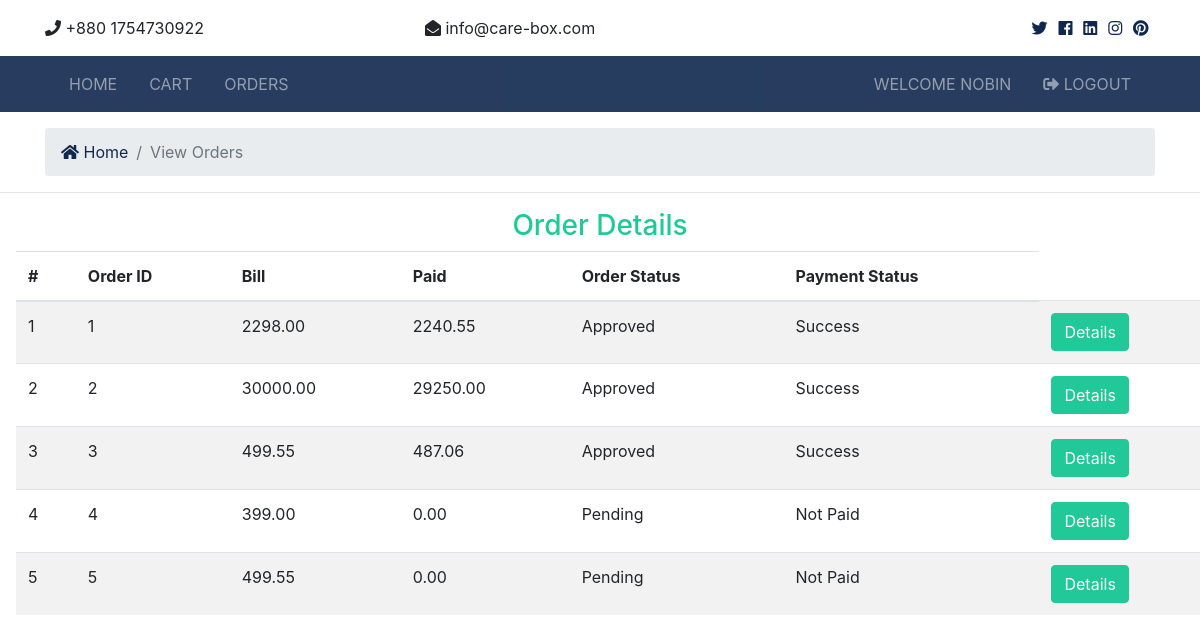
Screenshot of /order/ (signed in) with the database file from the repository.
### order/models.py (models this page shows, shortened)
class Order(models.Model):
    order_status_choices = [
        ('Pending', 'Pending'),
        ('Approved', 'Approved'),
        ('Processing', 'Processing'),
        ('Delivered', 'Delivered'),
    ]
    payment_status_choices = [
        ('Not Paid', 'Not Paid'),
        ('Success', 'Success'),
        ('Canceled', 'Canceled'),
        ('Failed', 'Failed'),
    ]
    user = models.ForeignKey(get_user_model(), models.CASCADE, null=True, blank=True)
    product = models.ManyToManyField(Product, through='Item', blank=True)
    payment_status = models.CharField(max_length=20, choices=payment_status_choices, default='Not Paid', null=True, blank=True)
    transaction_id = models.CharField(unique=True ,max_length=250, blank=True, null=True)
    paid_amount = models.DecimalField(decimal_places=2, max_digits=15, default=0, blank=True, null=True)
    bill_amount = models.DecimalField(decimal_places=2, max_digits=15, default=0, blank=True, null=True)
    order_status = models.CharField(max_length=20, choices=order_status_choices, default='Pending', null=True, blank=True)

### order/views.py (the view, shortened to what this page needs)
# urls.py: path('', views.OrdersView.as_view(), name='orders'),
class OrdersView(LoginRequiredMixin, View):
    def get(self, request):
        user = request.user
        if user.has_perm('order.view_order'):
            orders = Order.objects.filter(user=user)
            data = {
                'orders':orders,
            }
            return render(request, 'order/order.html', data)
        return render(request, 'order/order.html')

### order/templatetags/app_tags.py (called while the page is built)
@register.filter(name='has_group')
def has_group(user, group_name):
    group = Group.objects.get(name=group_name)
    return True if group in user.groups.all() else False

### templates/order/order.html (shortened to what this page needs)
{% extends 'base.html' %}
{% block content %}
<div id="cart-container">
  <section id="bc" class="mt-3">
    <div class="container">
      <nav aria-label="breadcrumb">
        <ol class="breadcrumb">
          <li class="breadcrumb-item">
            <a href="{% url 'index' %}">
              <i class="fas fa-home"></i> Home</a>
          </li>
          <li class="breadcrumb-item active">View Orders</li>
        </ol>
      </nav>
    </div>
  </section>
  <hr>
  <h3 class="text-success" style="text-align: center;">Order Details</h3>
  <table class="table table-striped ml-3 mb-3" style="overflow-x: hidden;">
    <thead style="overflow-x: hidden;">
      <tr style="overflow-x: hidden;">
        <th style="overflow-x: hidden;" scope="col">#</th>
        <th style="overflow-x: hidden;" scope="col">Order ID</th>
        <th style="overflow-x: hidden;" scope="col">Bill</th>
        <th style="overflow-x: hidden;" scope="col">Paid</th>
        <th style="overflow-x: hidden;" scope="col">Order Status</th>
        <th style="overflow-x: hidden;" scope="col">Payment Status</th>
      </tr>
    </thead>
    <tbody style="overflow-x: hidden;">
      {% for order in orders %}
      <tr style="overflow-x: hidden;">
        <form style="overflow-x: hidden;" action="{% url 'order' order.id %}" method="POST">
          <td style="overflow-x: hidden;">{{ forloop.counter }}</td>
          <td style="overflow-x: hidden;">{{ order.id }}</td>
          <td style="overflow-x: hidden;">{{ order.bill_amount }}</td>
          <td style="overflow-x: hidden;">{{ order.paid_amount }}</td>
          <td style="overflow-x: hidden;">{{ order.order_status }}</td>
          <td style="overflow-x: hidden;">{{ order.payment_status }}</td>
          <td style="overflow-x: hidden;">
            <button type="submit" class="btn btn-success">Details</button>
          </td>
        </form>
      </tr>
      {% endfor %}
  </table>
</div>
{% endblock content %}

### templates/partials/_navbar.html (shortened to what this page needs)
{% load static %}
{% load app_tags %}
<nav class="navbar navbar-expand-lg navbar-dark bg-primary sticky-top">
    <div class="container">
      <div class="collapse navbar-collapse" id="navbarNavAltMarkup">
        <ul class="navbar-nav">
          <li
            {% if '/' == request.path %}
              class="nav-item active mr-3"
            {% else %}
              class="nav-item mr-3"
            {% endif %}
          >
            <a class="nav-link" href="{% url 'index' %}">Home</a>
          </li>
          {% if user.is_authenticated %}
          <li
            {% if 'cart' in request.path %}
              class="nav-item active mr-3"
            {% else %}
              class="nav-item mr-3"
            {% endif %}
          >
            <a class="nav-link" href="{% url 'cart' %}">Cart</a>
          </li>
          <li
            {% if 'orders' in request.path %}
              class="nav-item active mr-3"
            {% else %}
              class="nav-item mr-3"
            {% endif %}
          >
            <a class="nav-link" href="{% url 'orders' %}">Orders</a>
          </li>
        </ul>
        {% endif %}
        <ul class="navbar-nav ml-auto">
          {% if user.is_authenticated %}
            <li
            {% if 'dashboard' in request.path %}
              class="nav-item active mr-3"
            {% else %}
              class="nav-item mr-3"
            {% endif %}
            >
            {% if request.user|has_group:"user" %}
              <a class="nav-link" href="#">
               Welcome  {{user.username}}</a>
            </li>
           {% endif %}
            <li class="nav-item mr-3">
              <a href="javascript:{document.getElementById('logout').submit()}" class="nav-link">
                <i class="fas fa-sign-out-alt"></i> Logout
              </a>
            </li>
            {% endif %}
        </ul>
      </div>
    </div>
  </nav>

### static/css/all.css (style rules this page uses)
.fa, .fas, .far, .fal, .fab { -moz-osx-font-smoothing: grayscale; -webkit-font-smoothing: antialiased; display: inline-block; font-style: normal; font-variant: normal; text-rendering: auto; line-height: 1; }
.fa-home:before { content: "\f015"; }
.fa-sign-out-alt:before { content: "\f2f5"; }
.fa, .fas { font-family: 'Font Awesome 5 Free'; font-weight: 900; }

### static/css/style.css (style rules this page uses)
#cart-container { overflow-x: hidden; }
.navbar { opacity: 0.9; text-transform: uppercase; }

### rows the page displays
Order: id "1", bill_amount "2298.00", paid_amount "2240.55", order_status "Approved", payment_status "Success"
Order: id "2", bill_amount "30000.00", paid_amount "29250.00", order_status "Approved", payment_status "Success"
Order: id "3", bill_amount "499.55", paid_amount "487.06", order_status "Approved", payment_status "Success"
Order: id "4", bill_amount "399.00", paid_amount "0.00", order_status "Pending", payment_status "Not Paid"
Order: id "5", bill_amount "499.55", paid_amount "0.00", order_status "Pending", payment_status "Not Paid"

### other values shown
{{ user.username }} "NOBIN"
